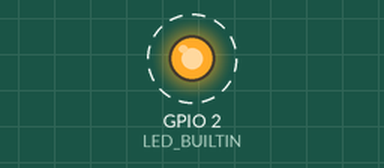
A sketch run on a simulated ESP8266 (NodeMCU). Shown: output pins drawn as LEDs (lit = HIGH, except the on-board LED, lit = LOW). Dashed ring = blinking. WiFi joins after 1.5 s; servers stay silent unless stated; what the sketch prints to the serial monitor is not drawn.

Above: at 1.65 s.
Timing chart, 0 to 6.8 s (numbered marks = the images above):
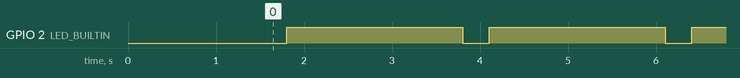

The sketch:

9.1.ino
```cpp
// Если Arduino IDE требует пароль, вводите что угодно, пароля нет

#include <ESP8266WiFi.h>
#include <ESP8266mDNS.h>
#include <WiFiUdp.h>
#include <ArduinoOTA.h>

// Replace with your network credentials
const char* ssid = "login";
const char* password = "password";

void setup() {
  Serial.begin(115200);
  Serial.println("Booting");
  WiFi.mode(WIFI_STA);
  WiFi.begin(ssid, password);
  while (WiFi.waitForConnectResult() != WL_CONNECTED) {
    Serial.println("Connection Failed! Rebooting...");
    delay(5000);
    ESP.restart();
  }

  ArduinoOTA.onStart([]() {
    Serial.println("Start");
  });
  ArduinoOTA.onEnd([]() {
    Serial.println("\nEnd");
  });
  ArduinoOTA.onProgress([](unsigned int progress, unsigned int total) {
    Serial.printf("Progress: %u%%\r", (progress / (total / 100)));
  });
  ArduinoOTA.onError([](ota_error_t error) {
    Serial.printf("Error[%u]: ", error);
    if (error == OTA_AUTH_ERROR) Serial.println("Auth Failed");
    else if (error == OTA_BEGIN_ERROR) Serial.println("Begin Failed");
    else if (error == OTA_CONNECT_ERROR) Serial.println("Connect Failed");
    else if (error == OTA_RECEIVE_ERROR) Serial.println("Receive Failed");
    else if (error == OTA_END_ERROR) Serial.println("End Failed");
  });
  ArduinoOTA.begin();
  Serial.println("Ready");
  Serial.print("IP address: ");
  Serial.println(WiFi.localIP());
  pinMode(LED_BUILTIN, OUTPUT);
}

void loop() {
  ArduinoOTA.handle();
  // 1 версия: мигнуть один раз

  digitalWrite(LED_BUILTIN, LOW);
  delay(300);
  digitalWrite(LED_BUILTIN, HIGH);

  // 2 версия: мигнуть 2 раза

  // digitalWrite(LED_BUILTIN, LOW);
  // delay(100);
  // digitalWrite(LED_BUILTIN, HIGH);
  // delay(100);
  // digitalWrite(LED_BUILTIN, LOW);
  // delay(100);
  //digitalWrite(LED_BUILTIN, HIGH);

  delay(2000);
}
```

Measured:
- by itself, GPIO 2 (LED_BUILTIN): alternates HIGH for 2.0 s and LOW for 0.30 s
